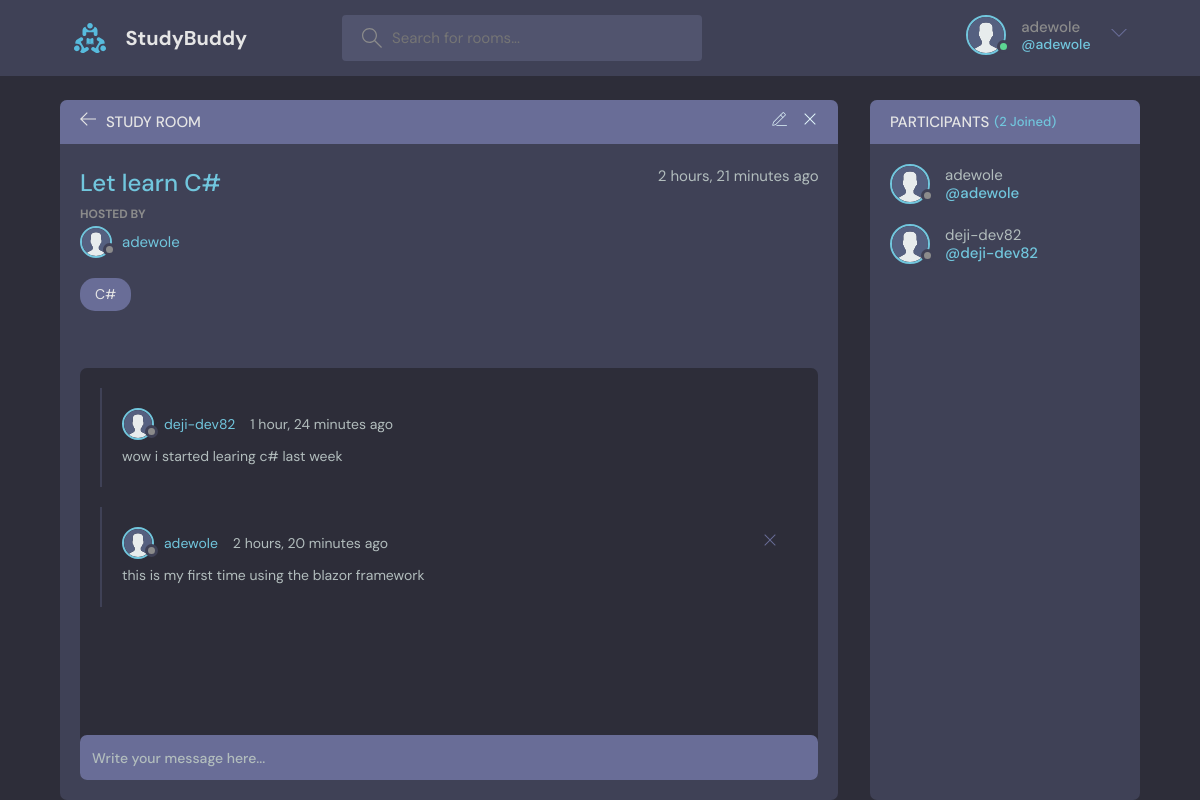
/room/1/ (signed in), run on the app's committed database.
### base/models.py (models this page shows, shortened)
class User(AbstractUser):
    name = models.CharField(max_length=200, null=True)
    email = models.EmailField(unique=True, null=True)
    bio = models.TextField(null=True)
    avatar = models.ImageField(null=True, default="avatar.svg")
    USERNAME_FIELD = 'email'
    REQUIRED_FIELDS = []

class Room(models.Model):
    host = models.ForeignKey(User, on_delete=models.SET_NULL, null=True)
    topic = models.ForeignKey(Topic, on_delete=models.SET_NULL, null=True)
    name = models.CharField(max_length=200)
    description = models.TextField(null=True, blank=True)
    participants = models.ManyToManyField(User, related_name='participants', blank=True)
    updated = models.DateTimeField(auto_now=True)
    created = models.DateTimeField(auto_now_add=True)
    class Meta:
        ordering = ['-updated', '-created']

class Topic(models.Model):
    name = models.CharField(max_length=200)
    def __str__(self):
        return self.name

class Message(models.Model):
    user = models.ForeignKey(User, on_delete=models.CASCADE)
    room = models.ForeignKey(Room, on_delete=models.CASCADE)
    body = models.TextField()
    updated = models.DateTimeField(auto_now=True)
    created = models.DateTimeField(auto_now_add=True)
    class Meta:
        ordering = ['-updated', '-created']

### base/views.py (the view, shortened to what this page needs)
# urls.py: path('room/<str:pk>/', views.room, name="room"),
@login_required(login_url='login')
def room(request, pk):
    room = Room.objects.get(id=pk)
    room_messages = room.message_set.all()
    participants = room.participants.all()
    context = {'room':room, 'room_messages': room_messages, 'participants':participants, }
    return render(request, 'base/room.html', context)

### base/templates/base/room.html (shortened to what this page needs)
{% extends 'main.html' %}
{% block content %}
    <main class="profile-page layout layout--2">
      <div class="container">
        <div class="room">
          <div class="room__top">
            <div class="room__topLeft">
              <a href="{% url 'home' %}">
                <svg version="1.1" xmlns="http://www.w3.org/2000/svg" width="32" height="32" viewBox="0 0 32 32">
                  <title>arrow-left</title>
                  <path
                    d="M13.723 2.286l-13.723 13.714 13.719 13.714 1.616-1.611-10.96-10.96h27.625v-2.286h-27.625l10.965-10.965-1.616-1.607z"
                  ></path>
                </svg>
              </a>
              <h3>Study Room</h3>
            </div>
              {% if room.host == request.user %}
            <div class="room__topRight">
              <a href="{% url 'update-room' room.id %}">
              </a>
              <a href="{% url 'delete-room' room.id %}">
                <svg version="1.1" xmlns="http://www.w3.org/2000/svg" width="32" height="32" viewBox="0 0 32 32">
                  <title>remove</title>
                  <path
                    d="M27.314 6.019l-1.333-1.333-9.98 9.981-9.981-9.981-1.333 1.333 9.981 9.981-9.981 9.98 1.333 1.333 9.981-9.98 9.98 9.98 1.333-1.333-9.98-9.98 9.98-9.981z"
                  ></path>
                </svg>
              </a>
            </div>
            {% endif %}
          </div>
          <div class="room__box scroll">
            <div class="room__header scroll">
              <div class="room__info">
                <h3>{{room.name}}</h3>
                <span>{{room.created|timesince}} ago</span>
              </div>
              <div class="room__hosted">
                <p>Hosted By</p>
                <a href="{% url 'user-profile' room.host.id %}" class="room__author">
                  <div class="avatar avatar--small">
                    <img src="{{room.host.avatar.url}}" />
                  </div>
                  <span>{{room.host.username}}</span>
                </a>
              </div>
              <span class="room__topics">{{room.topic}}</span>
            </div>
            <div class="room__conversation">
              <div class="threads scroll">
                {% for message in room_messages %}
                <div class="thread">
                  <div class="thread__top">
                    <div class="thread__author">
                      <a href="{% url 'user-profile' message.user.id %}" class="thread__authorInfo">
                        <div class="avatar avatar--small">
                          <img src="{{message.user.avatar.url}}" />
                        </div>
                        <span>{{message.user.username}}</span>
                      </a>
                      <span class="thread__date">{{message.created|timesince}} ago</span>
                    </div>
                    {% if request.user == message.user %}
                      <a href="{% url 'delete-message' message.id %}">
                    <div class="thread__delete">
                      <svg version="1.1" xmlns="http://www.w3.org/2000/svg" width="32" height="32" viewBox="0 0 32 32">
                        <title>remove</title>
                        <path
                          d="M27.314 6.019l-1.333-1.333-9.98 9.981-9.981-9.981-1.333 1.333 9.981 9.981-9.981 9.98 1.333 1.333 9.981-9.98 9.98 9.98 1.333-1.333-9.98-9.98 9.98-9.981z"
                        ></path>
                      </svg>
                    </div>
                  </a>
                    {% endif %}
                  </div>
                  <div class="thread__details">
                    {{message.body}}
                  </div>
                </div>
                {% endfor %}
              </div>
            </div>
          </div>
          <div class="room__message">
            <form action="" method="POST">
            <input name="body" placeholder="Write your message here..." />
            </form>
          </div>
        </div>
        <div class="participants">
          <h3 class="participants__top">Participants <span>({{participants.count}} Joined)</span></h3>
          <div class="participants__list scroll">
        {% for user in participants %}
            <a href="{% url 'user-profile' user.id %}" class="participant">
              <div class="avatar avatar--medium">
                <img src="{{user.avatar.url}}" />
              </div>
              <p>
                {{user.username}}
                <span>@{{user.username}}</span>
              </p>
            </a>
        {% endfor %}
          </div>
        </div>
      </div>
    </main>
    {% endblock  %}

### templates/navbar.html (shortened to what this page needs)
{% load static %}
<header class="header header--loggedIn">
    <div class="container">
      <a href="{% url 'home' %}" class="header__logo">
        <img src="{% static 'images/logo.svg' %}" />
        <h1>StudyBuddy</h1>
      </a>
      <form class="header__search" method="GET" action="{% url 'home' %}">
        <label>
          <input type="text" name="q" placeholder="Search for rooms..." />
        </label>
      </form>
      <nav class="header__menu">
        {% if request.user.is_authenticated %}
        <div class="header__user">
          <a href="{% url 'update-user' %}">
            <div class="avatar avatar--medium active">
              <img src="{{request.user.avatar.url}}" />
            </div>
            <p>{{request.user.username}}<span>@{{request.user.username}}</span></p>
          </a>
          <button class="dropdown-button">
            <svg version="1.1" xmlns="http://www.w3.org/2000/svg" width="32" height="32" viewBox="0 0 32 32">
              <title>chevron-down</title>
              <path d="M16 21l-13-13h-3l16 16 16-16h-3l-13 13z"></path>
            </svg>
          </button>
        </div>
        {% else %}
        <a href="{% url 'login' %}">
          <img src="{% static 'images/avatar.svg' %}" />
          <p>Login</p>
        </a>
        {% endif %}
      </nav>
    </div>
  </header>

### data on the page
User: user.avatar (placeholder picture), user.username "adewole", avatar (placeholder picture), username "adewole"
Room: name "Let learn C#", created "2 hours, 21 minutes", host.avatar (placeholder picture), host.username "adewole", topic "C#"
Message: user.avatar (placeholder picture), user.username "deji-dev82", created "1 hour, 24 minutes", body "wow i started learing c# last week"
Message: user.avatar (placeholder picture), user.username "adewole", created "2 hours, 20 minutes", body "this is my first time using the blazor framework"
User: avatar (placeholder picture), username "deji-dev82"

### other printed values
{{ participants.count }} "2"
